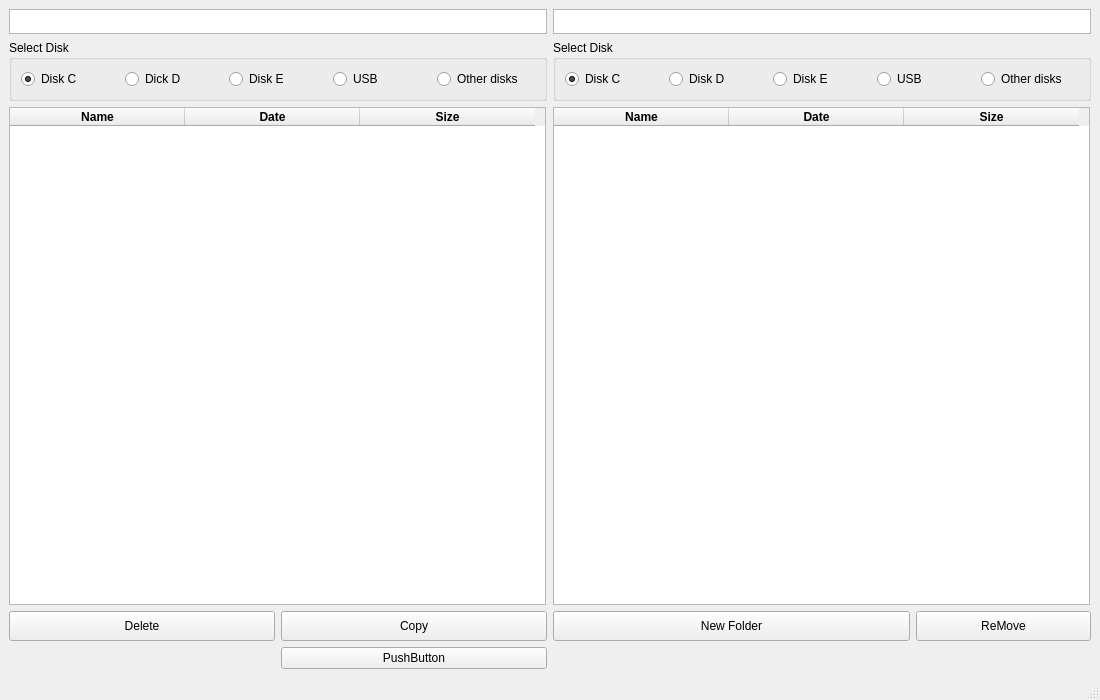
<?xml version="1.0" encoding="UTF-8"?>
<ui version="4.0">
 <class>MainWindow</class>
 <widget class="QMainWindow" name="MainWindow">
  <property name="geometry">
   <rect>
    <x>0</x>
    <y>0</y>
    <width>1100</width>
    <height>700</height>
   </rect>
  </property>
  <property name="minimumSize">
   <size>
    <width>1100</width>
    <height>700</height>
   </size>
  </property>
  <property name="maximumSize">
   <size>
    <width>1100</width>
    <height>700</height>
   </size>
  </property>
  <property name="windowTitle">
   <string>MainWindow</string>
  </property>
  <widget class="QWidget" name="centralwidget">
   <layout class="QGridLayout" name="gridLayout">
    <item row="4" column="1">
     <widget class="QPushButton" name="pushButton_5">
      <property name="text">
       <string>PushButton</string>
      </property>
     </widget>
    </item>
    <item row="0" column="2" colspan="3">
     <widget class="QTextBrowser" name="textBrowser_2">
      <property name="minimumSize">
       <size>
        <width>0</width>
        <height>25</height>
       </size>
      </property>
      <property name="maximumSize">
       <size>
        <width>16777215</width>
        <height>25</height>
       </size>
      </property>
      <property name="font">
       <font>
        <weight>75</weight>
        <bold>true</bold>
       </font>
      </property>
      <property name="styleSheet">
       <string notr="true">color: rgb(216, 203, 196);</string>
      </property>
      <property name="readOnly">
       <bool>false</bool>
      </property>
     </widget>
    </item>
    <item row="2" column="0" colspan="2">
     <widget class="QTableWidget" name="tableWidget">
      <property name="maximumSize">
       <size>
        <width>537</width>
        <height>541</height>
       </size>
      </property>
      <attribute name="horizontalHeaderDefaultSectionSize">
       <number>175</number>
      </attribute>
      <attribute name="horizontalHeaderShowSortIndicator" stdset="0">
       <bool>true</bool>
      </attribute>
      <column>
       <property name="text">
        <string>Name</string>
       </property>
       <property name="font">
        <font>
         <weight>75</weight>
         <bold>true</bold>
        </font>
       </property>
       <property name="textAlignment">
        <set>AlignCenter</set>
       </property>
      </column>
      <column>
       <property name="text">
        <string>Date</string>
       </property>
       <property name="font">
        <font>
         <weight>75</weight>
         <bold>true</bold>
        </font>
       </property>
      </column>
      <column>
       <property name="text">
        <string>Size</string>
       </property>
       <property name="font">
        <font>
         <weight>75</weight>
         <bold>true</bold>
        </font>
       </property>
      </column>
     </widget>
    </item>
    <item row="3" column="0">
     <widget class="QPushButton" name="pushButton_2">
      <property name="minimumSize">
       <size>
        <width>100</width>
        <height>30</height>
       </size>
      </property>
      <property name="maximumSize">
       <size>
        <width>16777215</width>
        <height>30</height>
       </size>
      </property>
      <property name="baseSize">
       <size>
        <width>0</width>
        <height>30</height>
       </size>
      </property>
      <property name="text">
       <string>Delete</string>
      </property>
     </widget>
    </item>
    <item row="0" column="0" colspan="2">
     <widget class="QTextBrowser" name="textBrowser">
      <property name="minimumSize">
       <size>
        <width>0</width>
        <height>25</height>
       </size>
      </property>
      <property name="maximumSize">
       <size>
        <width>16777215</width>
        <height>25</height>
       </size>
      </property>
      <property name="font">
       <font>
        <weight>75</weight>
        <bold>true</bold>
       </font>
      </property>
      <property name="styleSheet">
       <string notr="true">color: rgb(216, 203, 196);</string>
      </property>
      <property name="readOnly">
       <bool>false</bool>
      </property>
      <property name="html">
       <string>&lt;!DOCTYPE HTML PUBLIC &quot;-//W3C//DTD HTML 4.0//EN&quot; &quot;http://www.w3.org/TR/REC-html40/strict.dtd&quot;&gt;
&lt;html&gt;&lt;head&gt;&lt;meta name=&quot;qrichtext&quot; content=&quot;1&quot; /&gt;&lt;style type=&quot;text/css&quot;&gt;
p, li { white-space: pre-wrap; }
&lt;/style&gt;&lt;/head&gt;&lt;body style=&quot; font-family:'MS Shell Dlg 2'; font-size:8.25pt; font-weight:600; font-style:normal;&quot;&gt;
&lt;p style=&quot;-qt-paragraph-type:empty; margin-top:0px; margin-bottom:0px; margin-left:0px; margin-right:0px; -qt-block-indent:0; text-indent:0px;&quot;&gt;&lt;br /&gt;&lt;/p&gt;&lt;/body&gt;&lt;/html&gt;</string>
      </property>
     </widget>
    </item>
    <item row="3" column="4">
     <widget class="QPushButton" name="pushButton_3">
      <property name="minimumSize">
       <size>
        <width>100</width>
        <height>30</height>
       </size>
      </property>
      <property name="maximumSize">
       <size>
        <width>16777215</width>
        <height>30</height>
       </size>
      </property>
      <property name="baseSize">
       <size>
        <width>0</width>
        <height>30</height>
       </size>
      </property>
      <property name="text">
       <string>ReMove</string>
      </property>
     </widget>
    </item>
    <item row="3" column="1">
     <widget class="QPushButton" name="pushButton">
      <property name="minimumSize">
       <size>
        <width>100</width>
        <height>30</height>
       </size>
      </property>
      <property name="maximumSize">
       <size>
        <width>16777215</width>
        <height>30</height>
       </size>
      </property>
      <property name="baseSize">
       <size>
        <width>0</width>
        <height>30</height>
       </size>
      </property>
      <property name="text">
       <string>Copy</string>
      </property>
     </widget>
    </item>
    <item row="2" column="2" colspan="3">
     <widget class="QTableWidget" name="tableWidget_2">
      <property name="maximumSize">
       <size>
        <width>537</width>
        <height>541</height>
       </size>
      </property>
      <attribute name="horizontalHeaderDefaultSectionSize">
       <number>175</number>
      </attribute>
      <attribute name="horizontalHeaderShowSortIndicator" stdset="0">
       <bool>false</bool>
      </attribute>
      <column>
       <property name="text">
        <string>Name</string>
       </property>
       <property name="font">
        <font>
         <weight>75</weight>
         <bold>true</bold>
        </font>
       </property>
      </column>
      <column>
       <property name="text">
        <string>Date</string>
       </property>
       <property name="font">
        <font>
         <weight>75</weight>
         <bold>true</bold>
        </font>
       </property>
      </column>
      <column>
       <property name="text">
        <string>Size</string>
       </property>
       <property name="font">
        <font>
         <weight>75</weight>
         <bold>true</bold>
         <underline>false</underline>
        </font>
       </property>
      </column>
     </widget>
    </item>
    <item row="3" column="2" colspan="2">
     <widget class="QPushButton" name="pushButton_4">
      <property name="minimumSize">
       <size>
        <width>100</width>
        <height>30</height>
       </size>
      </property>
      <property name="maximumSize">
       <size>
        <width>16777215</width>
        <height>30</height>
       </size>
      </property>
      <property name="baseSize">
       <size>
        <width>0</width>
        <height>30</height>
       </size>
      </property>
      <property name="text">
       <string>New Folder</string>
      </property>
     </widget>
    </item>
    <item row="1" column="0" colspan="2">
     <widget class="QGroupBox" name="groupBox">
      <property name="minimumSize">
       <size>
        <width>538</width>
        <height>50</height>
       </size>
      </property>
      <property name="title">
       <string>Select Disk</string>
      </property>
      <layout class="QHBoxLayout" name="horizontalLayout">
       <item>
        <widget class="QRadioButton" name="radioButton_1">
         <property name="text">
          <string>Disk C</string>
         </property>
         <property name="checked">
          <bool>true</bool>
         </property>
        </widget>
       </item>
       <item>
        <widget class="QRadioButton" name="radioButton_2">
         <property name="text">
          <string>Dick D</string>
         </property>
        </widget>
       </item>
       <item>
        <widget class="QRadioButton" name="radioButton_3">
         <property name="text">
          <string>Disk E</string>
         </property>
        </widget>
       </item>
       <item>
        <widget class="QRadioButton" name="radioButton_4">
         <property name="text">
          <string>USB</string>
         </property>
        </widget>
       </item>
       <item>
        <widget class="QRadioButton" name="radioButton_5">
         <property name="text">
          <string>Other disks</string>
         </property>
        </widget>
       </item>
      </layout>
     </widget>
    </item>
    <item row="1" column="2" colspan="3">
     <widget class="QGroupBox" name="groupBox_2">
      <property name="minimumSize">
       <size>
        <width>538</width>
        <height>50</height>
       </size>
      </property>
      <property name="title">
       <string>Select Disk</string>
      </property>
      <layout class="QHBoxLayout" name="horizontalLayout_2">
       <item>
        <widget class="QRadioButton" name="radioButton_6">
         <property name="text">
          <string>Disk C</string>
         </property>
         <property name="checked">
          <bool>true</bool>
         </property>
        </widget>
       </item>
       <item>
        <widget class="QRadioButton" name="radioButton_7">
         <property name="text">
          <string>Disk D</string>
         </property>
        </widget>
       </item>
       <item>
        <widget class="QRadioButton" name="radioButton_8">
         <property name="text">
          <string>Disk E</string>
         </property>
        </widget>
       </item>
       <item>
        <widget class="QRadioButton" name="radioButton_9">
         <property name="text">
          <string>USB</string>
         </property>
        </widget>
       </item>
       <item>
        <widget class="QRadioButton" name="radioButton_10">
         <property name="text">
          <string>Other disks</string>
         </property>
        </widget>
       </item>
      </layout>
     </widget>
    </item>
   </layout>
  </widget>
  <widget class="QMenuBar" name="menubar">
   <property name="geometry">
    <rect>
     <x>0</x>
     <y>0</y>
     <width>1100</width>
     <height>21</height>
    </rect>
   </property>
  </widget>
  <widget class="QStatusBar" name="statusbar"/>
 </widget>
 <resources/>
 <connections/>
</ui>
